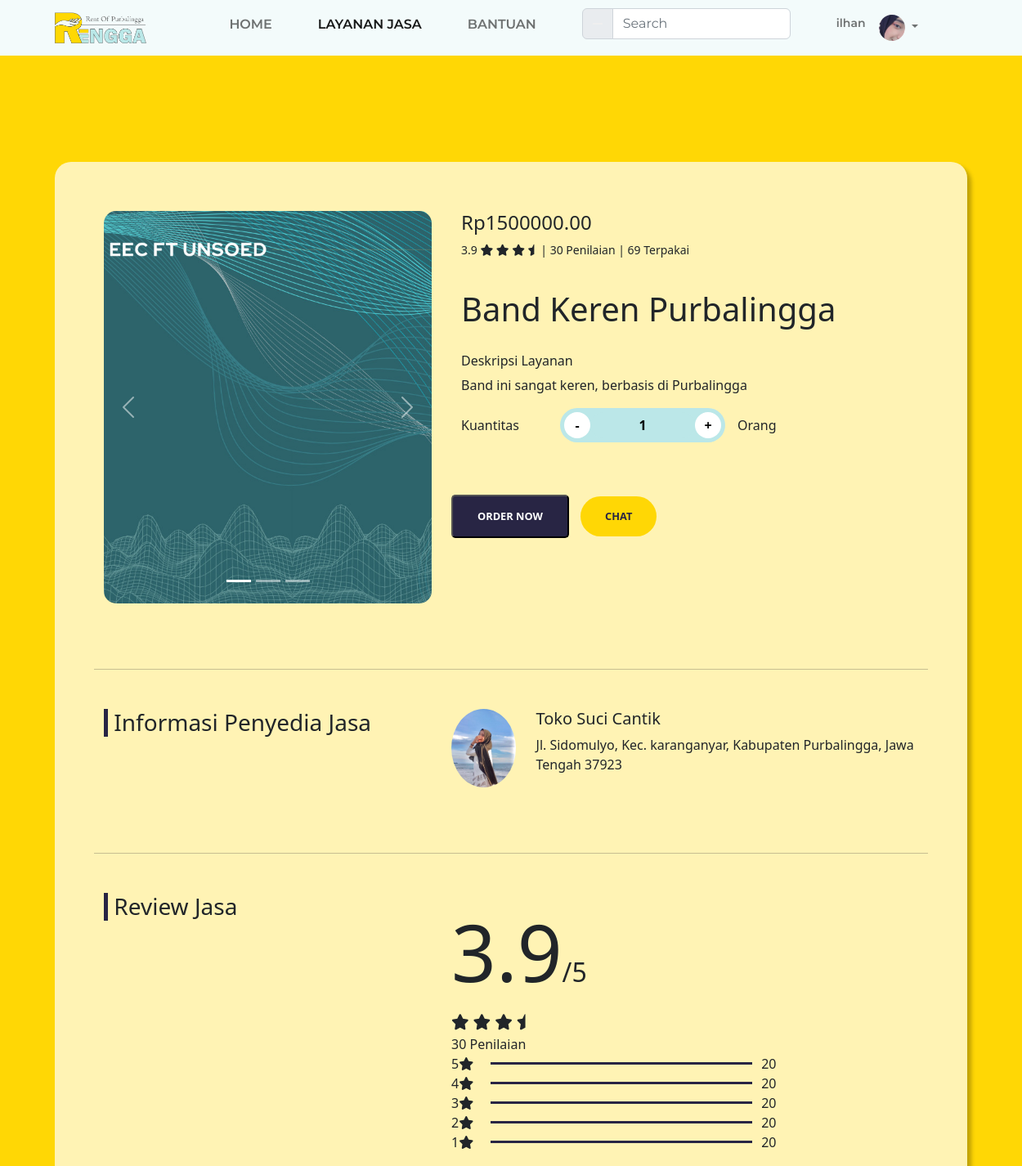
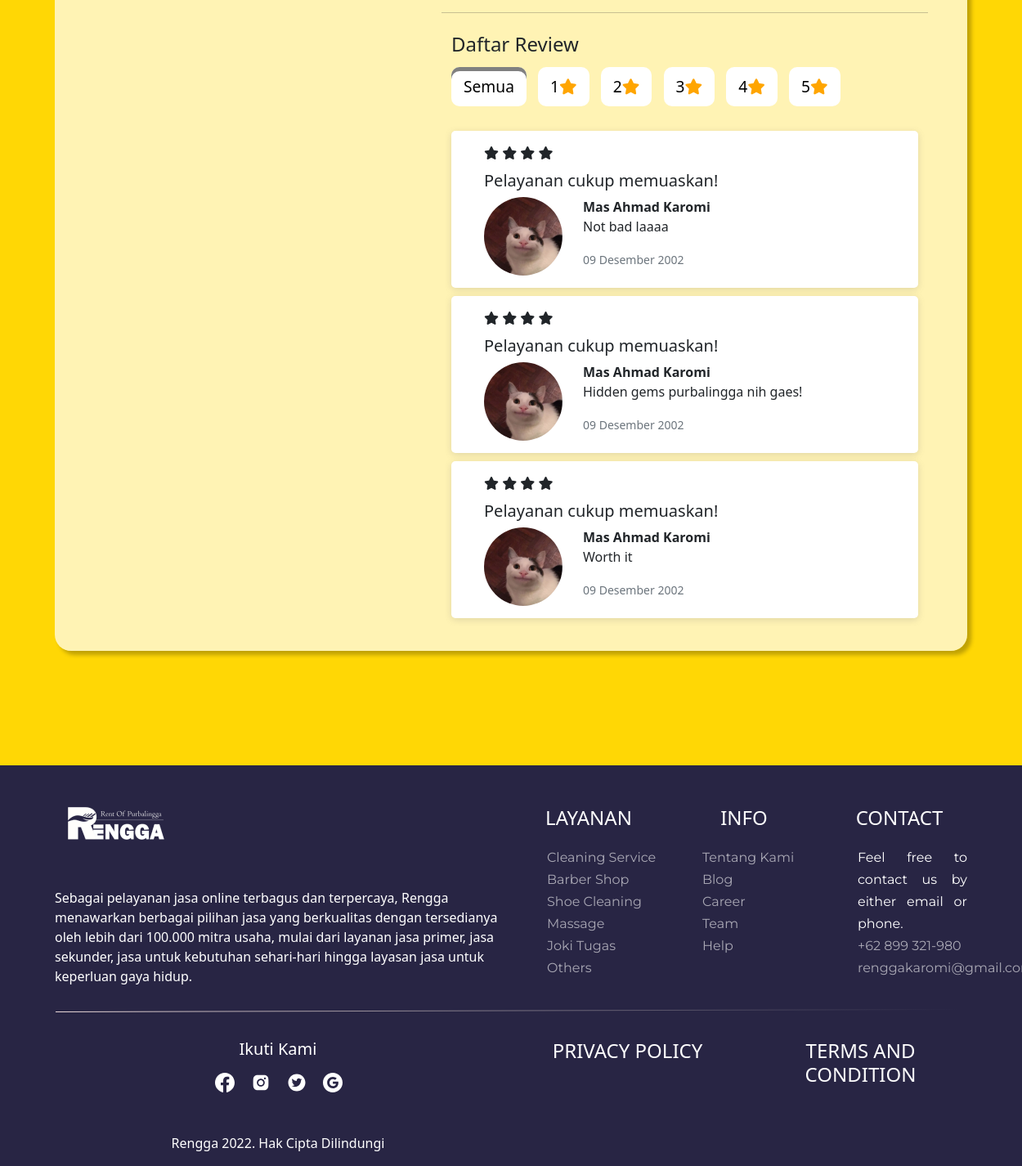
Page /detail_layanan.php?id_layanan=20 (signed in) on the committed database (2 pictures, top to bottom).
### tables this page shows
CREATE TABLE `data_user` (
  `id_user` int(255) NOT NULL,
  `username` varchar(100) NOT NULL,
  `nama` varchar(250) NOT NULL,
  `password` varchar(100) NOT NULL,
  `email` varchar(100) NOT NULL,
  `handphone` varchar(20) NOT NULL,
  `jenis_kelamin` varchar(10) NOT NULL,
  `tanggal_lahir` date NOT NULL,
  `alamat` text NOT NULL,
  `foto` varchar(255) NOT NULL DEFAULT 'kucingsopan.jpeg'
);

CREATE TABLE `data_layanan` (
  `id_layanan` int(255) NOT NULL,
  `id_toko` int(255) NOT NULL,
  `nama_layanan` varchar(255) NOT NULL,
  `jenis_layanan` varchar(50) NOT NULL,
  `harga_layanan` decimal(15,2) NOT NULL,
  `deskripsi_layanan` text NOT NULL,
  `foto_layanan` varchar(255) NOT NULL DEFAULT 'Frame 23.png'
);

CREATE TABLE `data_toko` (
  `id_toko` int(255) NOT NULL,
  `username` varchar(100) NOT NULL,
  `nama_toko` varchar(255) NOT NULL,
  `email_toko` varchar(100) NOT NULL,
  `handphone_toko` varchar(20) NOT NULL,
  `kecamatan` varchar(50) NOT NULL,
  `kode_pos` int(5) NOT NULL,
  `detail_alamat` text NOT NULL,
  `deskripsi_toko` text NOT NULL,
  `foto_toko` varchar(255) NOT NULL DEFAULT 'Frame 23.png'
);

### detail_layanan.php (the view, shortened to what this page needs)
<?php
  include "koneksi.php";
  $username = $_SESSION['login'];
  $stmt1 = mysqli_prepare($koneksi, "select * from data_user where username=?");
  mysqli_stmt_bind_param($stmt1, 's', $username);
  mysqli_stmt_execute($stmt1);
  $user = mysqli_fetch_array(mysqli_stmt_get_result($stmt1));
  if(!empty($_GET['id_layanan'])){
    $id_layanan = $_GET['id_layanan'];
  }
  $stmt2 = mysqli_prepare($koneksi, "select * from data_layanan where id_layanan=?");
  mysqli_stmt_bind_param($stmt2, 'i', $id_layanan);
  mysqli_stmt_execute($stmt2);
  $layanan = mysqli_fetch_array(mysqli_stmt_get_result($stmt2));
  $id_toko = $layanan['id_toko'];
  $query = mysqli_query($koneksi, "select * from data_toko where id_toko='$id_toko'");
  $toko = mysqli_fetch_array($query);
?>
<!DOCTYPE html>
<html lang="en">
  <head>
    <link href="https://cdn.jsdelivr.net/npm/bootstrap@5.2.0-beta1/dist/css/bootstrap.min.css" rel="stylesheet" />
    <link rel="stylesheet" href="CSS/style.css?v=<?= time(); ?>" />
  </head>
  <body>
      <nav class="navbar navbar-expand-lg sticky-top">
        <div class="container">
          <a class="navbar-brand" href="index-login.html"><img src="css/assets/logo.png" alt="logo" /></a>
          <div class="collapse navbar-collapse" id="navbarNavAltMarkup">
            <div class="navbar-nav ms-auto">
              <a class="nav-link a" aria-current="page" href="index-login.php">Home</a>
              <a class="nav-link a active" href="layanan-login.php">Layanan Jasa</a>
              <a class="nav-link a" href="pusat-bantuan-login.html">Bantuan</a>
              <form class="nav-link d-flex input-group" role="search">
                <span class="input-group-text" id="basic-addon1"
                  ><button type="submit" style="border: none"><i class="bi bi-search"></i></button
                ></span>
                <input type="search" class="form-control" placeholder="Search" aria-label="Search" aria-describedby="basic-addon1" />
              </form>
              <span class="nav-link login"><?php echo $_SESSION["login"]; ?></span>
              <div class="nav-item dropdown">
                <a class="nav-link dropdown-toggle" href="#" id="navbarScrollingDropdown" role="button" data-bs-toggle="dropdown" aria-expanded="false">
                  <img class="navbar_photo" src="photos/profile_photo/<?php echo $user['foto']; ?>" alt="profile" />
                </a>
              </div>
            </div>
          </div>
        </div>
      </nav>
    <section class="container-fluid">
      <div class="container page">
        <div class="carded">
          <div class="row">
            <div class="col-lg-5">
              <div id="carousel_jasa" class="carousel slide carousel-fade" data-bs-ride="true">
                <div class="carousel-controls">
                  <ol class="carousel-indicators">
                    <li data-bs-target="#carousel_jasa" data-bs-slide-to="0" class="indicatorBtn active" aria-current="true" aria-label="Slide 1"></li>
                    <li data-bs-target="#carousel_jasa" data-bs-slide-to="1" class="indicatorBtn" aria-label="Slide 2"></li>
                    <li data-bs-target="#carousel_jasa" data-bs-slide-to="2" class="indicatorBtn" aria-label="Slide 3"></li>
                  </ol>
                </div>
                <div class="carousel-inner">
                  <div class="carousel-item active">
                    <img src="photos/layanan_photo/<?= $layanan['foto_layanan']; ?>" class="d-block w-100" alt="..." />
                  </div>
                </div>
                <button class="carousel-control-prev" type="button" data-bs-target="#carousel_jasa" data-bs-slide="prev">
                  <span class="carousel-control-prev-icon" aria-hidden="true"></span>
                </button>
                <button class="carousel-control-next" type="button" data-bs-target="#carousel_jasa" data-bs-slide="next">
                  <span class="carousel-control-next-icon" aria-hidden="true"></span>
                </button>
              </div>
            </div>
            <div class="col-lg-7">
              <section id="detail_top" class="container">
                <h4 class="harga">Rp<?= $layanan['harga_layanan']; ?></h4>
                <div class="d-flex small">
                  <div class="star_rating">
                    <span id="rating">3.9</span>
                    <span id="rating-star">
                      <i class="fa-solid fa-star"></i>
                      <i class="fa-solid fa-star"></i>
                      <i class="fa-solid fa-star"></i>
                      <i class="fa-solid fa-star-half"></i>
                    </span>
                  </div>
                  <div>| <span id="penilaian">30 </span>Penilaian&nbsp;</div>
                  <div>| <span id="terpakai">69 </span>Terpakai</div>
                </div>
              </section>
              <section class="product_details container">
                <h1><?= $layanan['nama_layanan'] ?></h1>
                <h6>Deskripsi Layanan</h6>
                <p>
                  <?= $layanan['deskripsi_layanan']; ?>
                </p>
                <form action="order-overview.php" method="POST">
                <section class="d-flex align-items-center">
                  <div>Kuantitas</div>
                  <div class="kuantitas_input_container d-flex">
                    <button class="qty_btn d-flex justify-content-center align-items-center" id="decrement" type="button">-</button>
                    <input id="kuantitas" class="input_kuantitas" name="jumlah_order" type="number" min="0" value="1" />
                    <button class="qty_btn d-flex justify-content-center align-items-center" id="increment" type="button">+</button>
                  </div>
                  <div>Orang</div>
                </section>
              </section>
              <section class="btn_container">
                <button type="submit" class="order_button">ORDER NOW</button>
                <a class="chat_button" href="#">CHAT</a>
              </section>
            </div>
          </div>
          <div class="row">
            <hr class="line" />
            <div class="col-lg-5">
              <h3 class="subjudul">&nbsp;Informasi Penyedia Jasa</h3>
            </div>
            <div class="col-lg-7 d-flex">
              <img class="gambar_penyediajasa" src="photos/toko_photo/<?= $toko['foto_toko']; ?>" alt="user" />
              <div>
                <h5><?= $toko['nama_toko']; ?></h5>
                <p><?= $toko['detail_alamat']; ?>, Kec. <?= $toko['kecamatan']; ?>, Kabupaten Purbalingga, Jawa Tengah <?= $toko['kode_pos']; ?></p>
              </div>
            </div>
          </div>
          <div class="row">
            <hr class="line" />
            <div class="col-lg-5">
              <h3 class="subjudul">&nbsp;Review Jasa</h3>
            </div>
            <div class="col-lg-7 d-flex">
              <div class="row">
                <div class="col-lg-auto d-flex flex-column flex">
                  <span class="rating_score">3.9<span class="rating_score_divider">/5</span></span>
                  <span class="rating_score_star">
                    <i class="fa-solid fa-star"></i>
                    <i class="fa-solid fa-star"></i>
                    <i class="fa-solid fa-star"></i>
                    <i class="fa-solid fa-star-half"></i>
                  </span>
                  <div>30 Penilaian</div>
                </div>
                <div class="col-lg-auto d-flex align-items-center">
                  <div class="rating_lists">
                    <div class="rating_list">5<i class="fa-solid fa-star"></i></div>
                    <div class="rating_list">4<i class="fa-solid fa-star"></i></div>
                    <div class="rating_list">3<i class="fa-solid fa-star"></i></div>
                    <div class="rating_list">2<i class="fa-solid fa-star"></i></div>
                    <div class="rating_list">1<i class="fa-solid fa-star"></i></div>
                  </div>
                  <div>
                    <div class="rating_sum">20</div>
                    <div class="rating_sum">20</div>
                    <div class="rating_sum">20</div>
                    <div class="rating_sum">20</div>
                    <div class="rating_sum">20</div>
                  </div>
                </div>
                <hr class="lineSmall" />
                <div class="daftar_review">
                  <h4>Daftar Review</h4>
                  <div class="filter_star">
                    <button type="button" id="filter_semua" class="filter_button actived">Semua</button>
                    <button type="button" id="filter_1" class="filter_button">1<i class="fa-solid fa-star rev_star"></i></button>
                    <button type="button" id="filter_2" class="filter_button">2<i class="fa-solid fa-star rev_star"></i></button>
                    <button type="button" id="filter_3" class="filter_button">3<i class="fa-solid fa-star rev_star"></i></button>
                    <button type="button" id="filter_4" class="filter_button">4<i class="fa-solid fa-star rev_star"></i></button>
                    <button type="button" id="filter_5" class="filter_button">5<i class="fa-solid fa-star rev_star"></i></button>
                  </div>
                  <div class="bubble">
                    <div class="card_review">
                      <div class="bubble_star">
                        <i class="fa-solid fa-star"></i>
                        <i class="fa-solid fa-star"></i>
                        <i class="fa-solid fa-star"></i>
                        <i class="fa-solid fa-star"></i>
                      </div>
                      <h5>Pelayanan cukup memuaskan!</h5>
                      <div class="bubble_review d-flex">
                        <img src="photos/profile_photo/kucingsopan.jpeg" alt="" />
                        <div class="bubble_review_text">
                          <strong>Mas Ahmad Karomi</strong>
                          <p>Not bad laaaa</p>
                          <small class="text-muted">09 Desember 2002</small>
                        </div>
                      </div>
                    </div>
                    <div class="card_review">
                      <div class="bubble_star">
                        <i class="fa-solid fa-star"></i>
                        <i class="fa-solid fa-star"></i>
                        <i class="fa-solid fa-star"></i>
                        <i class="fa-solid fa-star"></i>
                      </div>
                      <h5>Pelayanan cukup memuaskan!</h5>
                      <div class="bubble_review d-flex">
                        <img src="photos/profile_photo/kucingsopan.jpeg" alt="" />
                        <div class="bubble_review_text">
                          <strong>Mas Ahmad Karomi</strong>
                          <p>Hidden gems purbalingga nih gaes!</p>
                          <small class="text-muted">09 Desember 2002</small>
                        </div>
                      </div>
                    </div>
                    <div class="card_review">
                      <div class="bubble_star">
                        <i class="fa-solid fa-star"></i>
                        <i class="fa-solid fa-star"></i>
                        <i class="fa-solid fa-star"></i>
                        <i class="fa-solid fa-star"></i>
                      </div>
                      <h5>Pelayanan cukup memuaskan!</h5>
                      <div class="bubble_review d-flex">
                        <img src="photos/profile_photo/kucingsopan.jpeg" alt="" />
                        <div class="bubble_review_text">
                          <strong>Mas Ahmad Karomi</strong>
                          <p>Worth it</p>
                          <small class="text-muted">09 Desember 2002</small>
                        </div>
                      </div>
                    </div>
                  </div>
                </div>
              </div>
            </div>
          </div>
        </div>
    </section>
    <footer>
      <div class="container-fluid footer">
        <div class="container footer1">
          <div class="row footer2">
            <div class="col-sm-6">
              <img src="CSS/assets/footer-logo.png" alt="logo" />
              <p>
                Sebagai pelayanan jasa online terbagus dan terpercaya, Rengga menawarkan berbagai pilihan jasa yang berkualitas dengan tersedianya oleh lebih dari 100.000 mitra usaha, mulai dari layanan jasa primer, jasa sekunder, jasa
                untuk kebutuhan sehari-hari hingga layasan jasa untuk keperluan gaya hidup.
              </p>
              <img src="CSS/assets/line3.svg  " alt="line" />
            </div>
            <div class="col-sm-2">
              <h4>LAYANAN</h4>
              <ul>
                <li><a href="#">Cleaning Service</a></li>
                <li><a href="#">Barber Shop</a></li>
                <li><a href="#">Shoe Cleaning</a></li>
                <li><a href="#">Massage</a></li>
                <li><a href="#">Joki Tugas</a></li>
                <li><a href="#">Others</a></li>
              </ul>
            </div>
            <div class="col-sm-2">
              <h4>INFO</h4>
              <ul>
                <li><a href="#">Tentang Kami</a></li>
                <li><a href="#">Blog</a></li>
                <li><a href="#">Career</a></li>
                <li><a href="#">Team</a></li>
                <li><a href="#">Help</a></li>
              </ul>
            </div>
            <div class="col-sm-2">
              <h4>CONTACT</h4>
              <ul>
                <li>Feel free to contact us by either email or phone.</li>
                <li><a href="#">+62 899 321-980</a></li>
                <li><a href="#">renggakaromi@gmail.com</a></li>
              </ul>
            </div>
          </div>
          <div class="row footer3">
            <div class="col-sm-6">
              <h5>Ikuti Kami</h5>
              <ul>
                <li>
                  <a href="#"><img src="CSS/assets/fb.svg" alt="fb" /></a>
                </li>
                <li>
                  <a href="#"><img src="CSS/assets/instagram.svg" alt="fb" /></a>
                </li>
                <li>
                  <a href="#"><img src="CSS/assets/twitter.svg" alt="fb" /></a>
                </li>
                <li>
                  <a href="#"><img src="CSS/assets/google.svg" alt="fb" /></a>
                </li>
              </ul>
              <p>Rengga 2022. Hak Cipta Dilindungi</p>
            </div>
            <div class="col-sm-3">
              <a href="#">
                <h4>PRIVACY POLICY</h4>
              </a>
            </div>
            <div class="col-sm-3">
              <a href="#">
                <h4>TERMS AND CONDITION</h4>
              </a>
            </div>
          </div>
        </div>
      </div>
    </footer>
  </body>
</html>

### rows in the picture
data_user: foto (picture)
data_layanan: foto_layanan (picture), harga_layanan "1500000.00", nama_layanan "Band Keren Purbalingga", deskripsi_layanan "Band ini sangat keren, berbasis di Purbalingga"
data_toko: foto_toko (picture), nama_toko "Toko Suci Cantik", detail_alamat "Jl. Sidomulyo", kecamatan "karanganyar", kode_pos "37923"

### other values in the picture
$_SESSION["login"] "ilhan"
